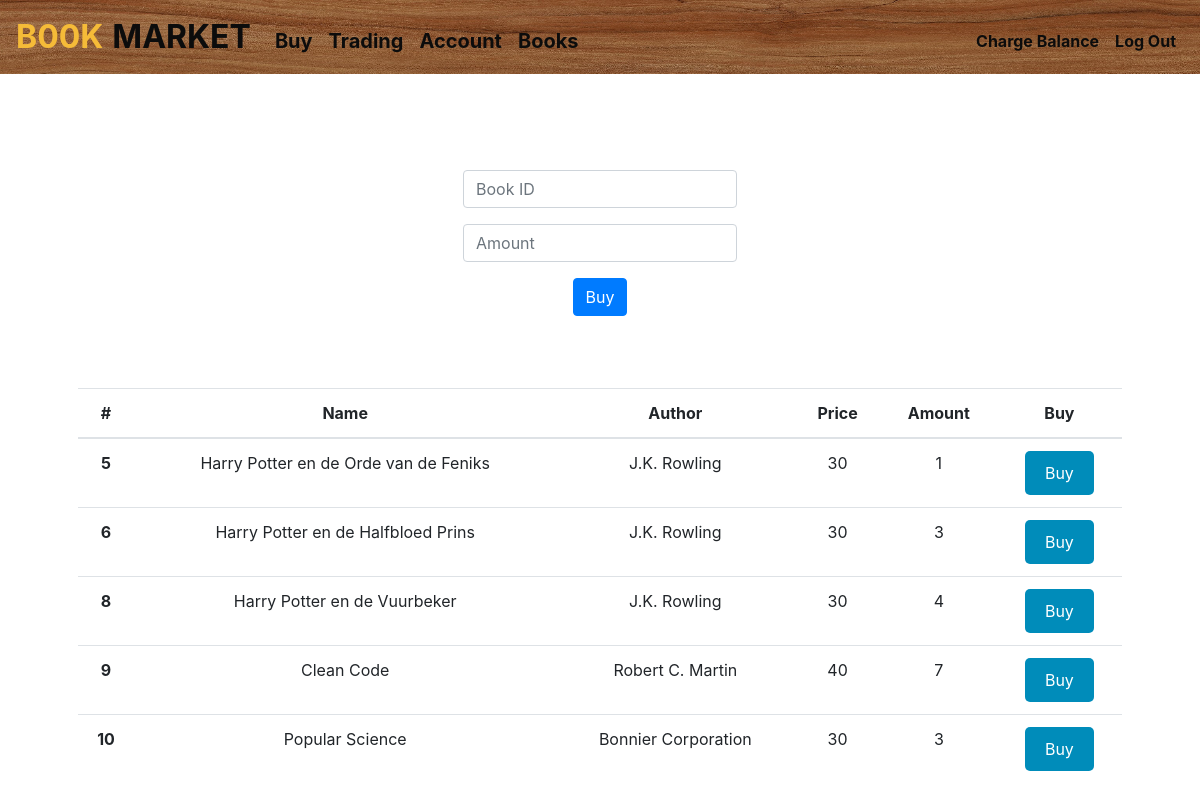
Page /buy (signed in) on the earlier database version.
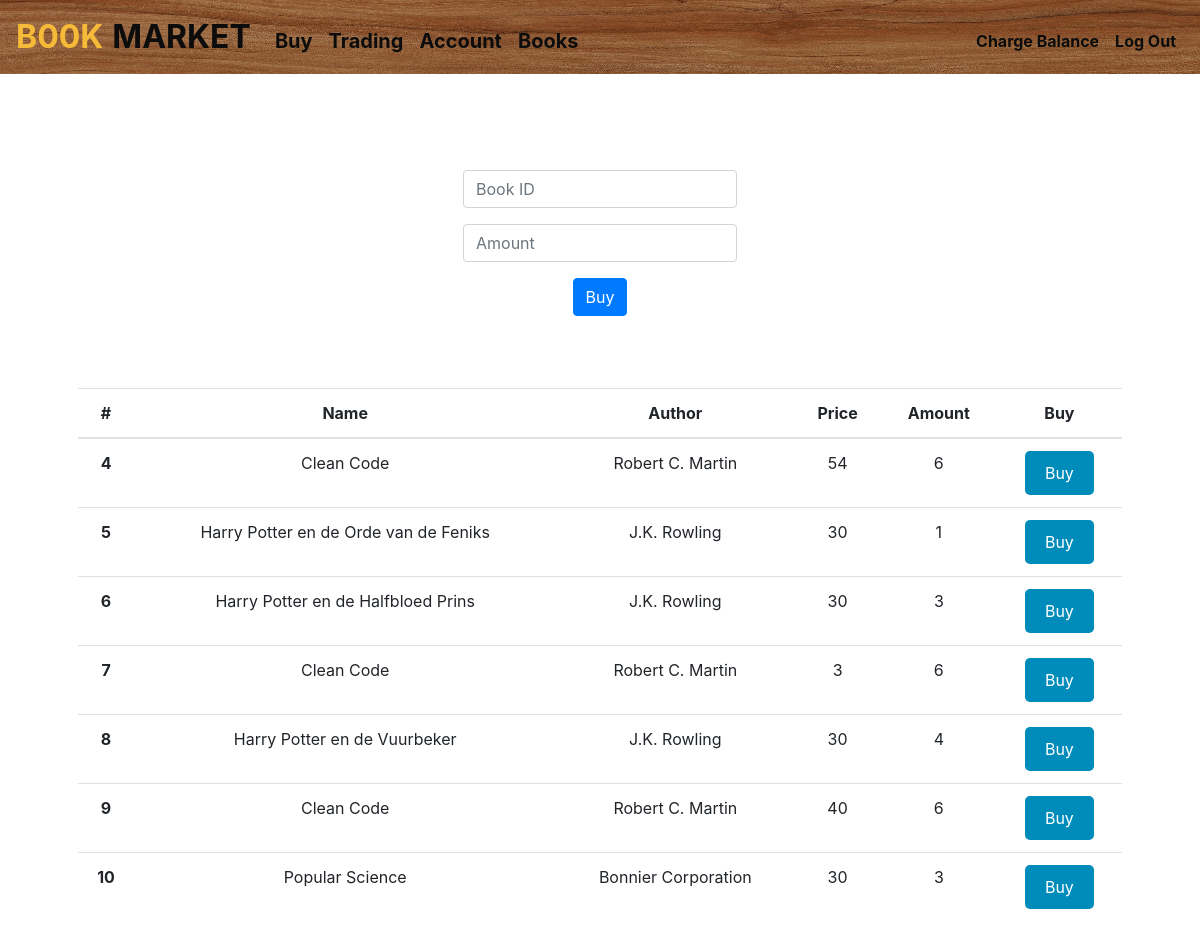
Same page on the later database version.
### tables this page shows
CREATE TABLE books(id INTEGER PRIMARY KEY AUTOINCREMENT, name TEXT not null,author TEXT, price INTEGER,amount INTEGER, google_id TEXT);

### app.py (the view, shortened to what this page needs)
@app.route("/buy", methods=["GET", "POST"])
@login_required
def buy():
    con = sqlite3.connect("trading.db")
    db = con.cursor()
    if request.method == "GET":
        db.execute("SELECT * FROM books WHERE amount <> ?;",(0,))
        columns = [column[0] for column in db.description]
        books = [dict(zip(columns, row)) for row in db.fetchall()]
        return render_template("buy.html", books=books)

### app.py (called while the page is built)
def login_required(f):
    @wraps(f)
    def decorated_function(*args, **kwargs):
        if session.get("user_id") is None:
            return redirect("/login")
        return f(*args, **kwargs)
    return decorated_function

@app.after_request
def after_request(response):
    response.headers["Cache-Control"] = "no-cache, no-store, must-revalidate"
    response.headers["Expires"] = 0
    response.headers["Pragma"] = "no-cache"
    return response

### templates/buy.html (shortened to what this page needs)
{% extends "layout.html" %}
{% block main %}
<form action="/buy" method="post">
    <div class="center">
        <br>
        <br>
        <div class="form-group">
            <input autocomplete="off" autofocus class="form-control" name="bookid" placeholder="Book ID" type="number">
        </div>
        <div class="form-group">
            <input class="form-control" name="amount" placeholder="Amount" type="number">
        </div>
        <button class="btn btn-primary" type="submit">Buy</button>
        <br>
        <br>
    </div>
    <br>
    <br>
    <div style="background-color:rgba(255,255,255,0.9)">
        <table class="table">
            <thead>
                <tr>
                    <th scope="col">#</th>
                    <th scope="col">Name</th>
                    <th scope="col">Author</th>
                    <th scope="col">Price</th>
                    <th scope="col">Amount</th>
                    <th scope="col">Buy</th>
                </tr>
            </thead>
            <tbody>
                {% for book in books%}
                <tr>
                    <th scope="row">{{book["id"]}}</th>
                    <td>{{book["name"]}}</td>
                    <td>{{book["author"]}}</td>
                    <td>{{book["price"]}}</td>
                    <td>{{book["amount"]}}</td>
                    <td><a href="{{ url_for('purchase', book_id=book['google_id']) }}" target="_blank"
                            class="buy-button">Buy</a></td>
                </tr>
                {% endfor %}
            </tbody>
        </table>
    </div>
</form>
{% endblock %}

Differences in the rows shown:
now on this page (row edited): books: id "4", name "Clean Code", author "Robert C. Martin", price "54", amount "6"
now on this page (row edited): books: id "7", name "Clean Code", author "Robert C. Martin", price "3", amount "6"
changed books id 9: amount "7" → "6"
